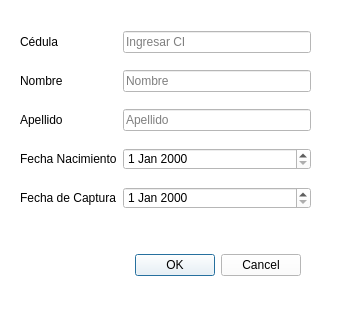
<?xml version="1.0" encoding="UTF-8"?>
<ui version="4.0">
 <class>DialogPatient</class>
 <widget class="QDialog" name="DialogPatient">
  <property name="geometry">
   <rect>
    <x>0</x>
    <y>0</y>
    <width>357</width>
    <height>330</height>
   </rect>
  </property>
  <property name="windowTitle">
   <string>Datos Paciente</string>
  </property>
  <property name="styleSheet">
   <string notr="true">font: 87 10pt &quot;Segoe UI&quot;;
background-color: rgb(255, 255, 255);
</string>
  </property>
  <widget class="QDialogButtonBox" name="buttonBox">
   <property name="geometry">
    <rect>
     <x>20</x>
     <y>240</y>
     <width>281</width>
     <height>51</height>
    </rect>
   </property>
   <property name="orientation">
    <enum>Qt::Horizontal</enum>
   </property>
   <property name="standardButtons">
    <set>QDialogButtonBox::Cancel|QDialogButtonBox::Ok</set>
   </property>
  </widget>
  <widget class="QWidget" name="layoutWidget">
   <property name="geometry">
    <rect>
     <x>20</x>
     <y>20</y>
     <width>291</width>
     <height>201</height>
    </rect>
   </property>
   <layout class="QGridLayout" name="gridLayout">
    <item row="0" column="1">
     <widget class="QLineEdit" name="cedula">
      <property name="placeholderText">
       <string>Ingresar CI</string>
      </property>
     </widget>
    </item>
    <item row="1" column="1">
     <widget class="QLineEdit" name="nombre">
      <property name="placeholderText">
       <string>Nombre</string>
      </property>
     </widget>
    </item>
    <item row="2" column="1">
     <widget class="QLineEdit" name="apellido">
      <property name="placeholderText">
       <string>Apellido</string>
      </property>
     </widget>
    </item>
    <item row="3" column="1">
     <widget class="QDateEdit" name="fecha_nacimiento"/>
    </item>
    <item row="5" column="1">
     <widget class="QDateEdit" name="fecha_captura"/>
    </item>
    <item row="5" column="0">
     <widget class="QLabel" name="label">
      <property name="styleSheet">
       <string notr="true">font: 87 9pt &quot;Segoe UI Black&quot;;</string>
      </property>
      <property name="text">
       <string>Fecha de Captura</string>
      </property>
     </widget>
    </item>
    <item row="3" column="0">
     <widget class="QLabel" name="label_2">
      <property name="styleSheet">
       <string notr="true">font: 87 9pt &quot;Segoe UI Black&quot;;</string>
      </property>
      <property name="text">
       <string>Fecha Nacimiento</string>
      </property>
     </widget>
    </item>
    <item row="2" column="0">
     <widget class="QLabel" name="label_4">
      <property name="styleSheet">
       <string notr="true">font: 87 9pt &quot;Segoe UI Black&quot;;</string>
      </property>
      <property name="text">
       <string>Apellido</string>
      </property>
     </widget>
    </item>
    <item row="1" column="0">
     <widget class="QLabel" name="label_3">
      <property name="styleSheet">
       <string notr="true">font: 87 9pt &quot;Segoe UI Black&quot;;</string>
      </property>
      <property name="text">
       <string>Nombre</string>
      </property>
     </widget>
    </item>
    <item row="0" column="0">
     <widget class="QLabel" name="label_5">
      <property name="styleSheet">
       <string notr="true">font: 87 9pt &quot;Segoe UI Black&quot;;</string>
      </property>
      <property name="text">
       <string>Cédula</string>
      </property>
     </widget>
    </item>
   </layout>
  </widget>
 </widget>
 <resources/>
 <connections>
  <connection>
   <sender>buttonBox</sender>
   <signal>accepted()</signal>
   <receiver>DialogPatient</receiver>
   <slot>accept()</slot>
   <hints>
    <hint type="sourcelabel">
     <x>248</x>
     <y>254</y>
    </hint>
    <hint type="destinationlabel">
     <x>157</x>
     <y>274</y>
    </hint>
   </hints>
  </connection>
  <connection>
   <sender>buttonBox</sender>
   <signal>rejected()</signal>
   <receiver>DialogPatient</receiver>
   <slot>reject()</slot>
   <hints>
    <hint type="sourcelabel">
     <x>316</x>
     <y>260</y>
    </hint>
    <hint type="destinationlabel">
     <x>286</x>
     <y>274</y>
    </hint>
   </hints>
  </connection>
 </connections>
</ui>
